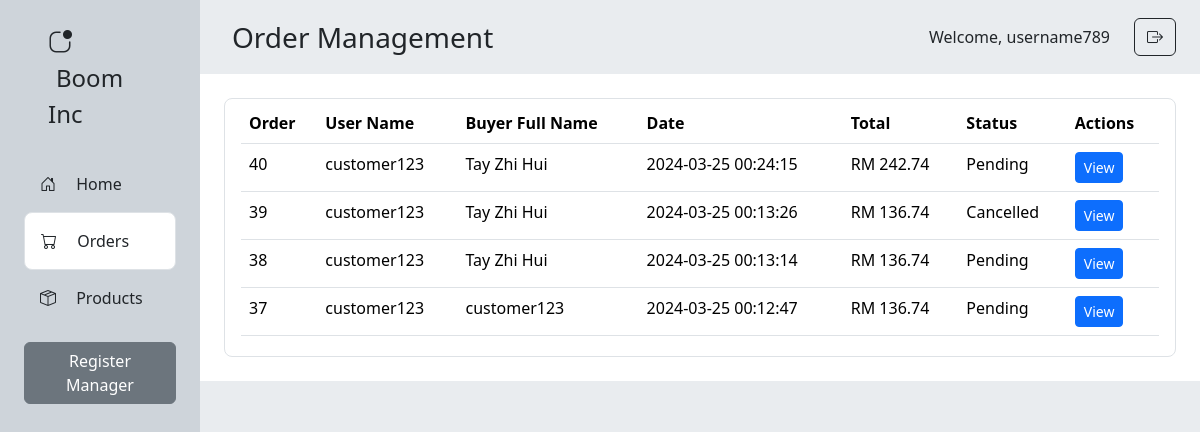
The app's page /admin/orders.php (signed in) with its own data.
### tables this page shows
CREATE TABLE `orders` (
  `order_id` int(11) NOT NULL,
  `user_id` int(11) NOT NULL,
  `order_date` datetime NOT NULL,
  `total_amount` decimal(10,2) NOT NULL,
  `order_status` enum('pending','processing','shipped','delivered','cancelled') NOT NULL,
  `payment_id` int(11) NOT NULL
);

CREATE TABLE `users` (
  `user_id` int(11) NOT NULL,
  `username` varchar(255) NOT NULL,
  `password` varchar(255) NOT NULL,
  `name` varchar(255) NOT NULL,
  `email` varchar(255) NOT NULL,
  `address` text NOT NULL,
  `phone_number` varchar(255) NOT NULL,
  `zipcode` varchar(255) NOT NULL,
  `city` varchar(255) NOT NULL,
  `state` varchar(255) NOT NULL
);

CREATE TABLE `payment` (
  `payment_id` int(11) NOT NULL,
  `product_id` int(11) NOT NULL,
  `user_id` int(11) NOT NULL,
  `fullname` varchar(50) NOT NULL,
  `address` varchar(50) NOT NULL,
  `zipcode` int(5) NOT NULL,
  `city` varchar(50) NOT NULL,
  `state` varchar(50) NOT NULL,
  `phone_number` varchar(11) NOT NULL,
  `payment_datetime` datetime NOT NULL,
  `payment_method` varchar(50) NOT NULL,
  `total_payment_amount` double NOT NULL
);

### admin/orders.php (the view, shortened to what this page needs)
<?php
include '../includes/db_connect.php';
$username = $_SESSION['username'];
$stmt = $conn->prepare("SELECT orders.order_id, users.username AS user_name, payment.fullname AS buyer_name, orders.order_date, orders.total_amount, orders.order_status
                        FROM orders
                        JOIN users ON orders.user_id = users.user_id
                        JOIN payment ON orders.payment_id = payment.payment_id
                        ORDER BY orders.order_date DESC");
$stmt->execute();
$orders = $stmt->fetchAll();
?>
<!DOCTYPE html>
<html>
<head>
    <link rel="stylesheet" href="https://cdn.jsdelivr.net/npm/bootstrap@5.3.2/dist/css/bootstrap.min.css">
    <link rel="stylesheet" href="https://cdn.jsdelivr.net/npm/bootstrap-icons@1.11.3/font/bootstrap-icons.min.css">
</head>
<body>
    <div class="row m-0 min-vh-100">
        <div class="col-2 p-0 bg-dark-subtle">
            <div class="p-4 mx-4 fw-medium">
                <i class="bi bi-app-indicator fs-4 me-3"></i>
                <span class="ms-2 fs-4">Boom Inc</span>
            </div>
            <div class="mx-4">
                <div class="p-3" onclick="location.href='staff_home.php';" style="cursor: pointer;">
                    <i class="bi bi-house-door me-3"></i>
                    Home
                </div>
                <div class="p-3 border rounded rounded-3 bg-white" onclick="location.href='orders.php';"
                    style="cursor: pointer;">
                    <i class="bi bi-cart me-3"></i>
                    Orders
                </div>
                <div class="p-3" onclick="location.href='products.php';" style="cursor: pointer;">
                    <i class="bi bi-box-seam me-3"></i>
                    Products
                </div>
                <?php if ($_SESSION['role'] == 'admin'): ?>
                    <a href="register.php" class="my-3 btn btn-secondary">Register Manager</a>
                <?php endif; ?>
            </div>
        </div>
        <div class="col-10 p-0 bg-body-secondary">
            <div class="d-flex justify-content-between align-items-center">
                <div class="fw-medium fs-3 p-3 mx-3">
                    Order Management
                </div>
                <div class="px-4 d-flex align-items-center">
                    <span class="fs-6 fw-medium pe-4">Welcome,
                        <?php echo $username; ?>
                    </span>
                    <a href="logout.php" class="btn btn-outline-dark">
                        <i class="bi bi-box-arrow-right"></i>
                    </a>
                </div>
            </div>
            <div class="bg-white p-4">
                <div class="px-3 py-1 border rounded rounded-3">
                    <table class="table">
                        <thead>
                            <tr>
                                <th scope="col">Order</th>
                                <th scope="col">User Name</th>
                                <th scope="col">Buyer Full Name</th>
                                <th scope="col">Date</th>
                                <th scope="col">Total</th>
                                <th scope="col">Status</th>
                                <th scope="col">Actions</th>
                            </tr>
                        </thead>
                        <tbody>
                            <?php foreach ($orders as $order) { ?>
                                <tr>
                                    <td>
                                        <?php echo $order['order_id']; ?>
                                    </td>
                                    <td>
                                        <?php echo $order['user_name']; ?>
                                    </td>
                                    <td>
                                        <?php echo $order['buyer_name']; ?>
                                    </td>
                                    <td>
                                        <?php echo $order['order_date']; ?>
                                    </td>
                                    <td>RM
                                        <?php echo number_format($order['total_amount'], 2); ?>
                                    </td>
                                    <td>
                                        <?php echo ucfirst($order['order_status']); ?>
                                    </td>
                                    <td>
                                        <a href="order_details.php?order_id=<?php echo $order['order_id']; ?>"
                                            class="btn btn-primary btn-sm">View</a>
                                    </td>
                                </tr>
                            <?php } ?>
                        </tbody>
                    </table>
                </div>
            </div>
        </div>
    </div>
</body>
</html>

### records on screen
orders: order_id "40", user.username "customer123", payment.fullname "Tay Zhi Hui", order_date "2024-03-25 00:24:15", total_amount "242.74", order_status "Pending"
orders: order_id "39", user.username "customer123", payment.fullname "Tay Zhi Hui", order_date "2024-03-25 00:13:26", total_amount "136.74", order_status "Cancelled"
orders: order_id "38", user.username "customer123", payment.fullname "Tay Zhi Hui", order_date "2024-03-25 00:13:14", total_amount "136.74", order_status "Pending"
orders: order_id "37", user.username "customer123", payment.fullname "customer123", order_date "2024-03-25 00:12:47", total_amount "136.74", order_status "Pending"

### other values on screen
$username "username789"
